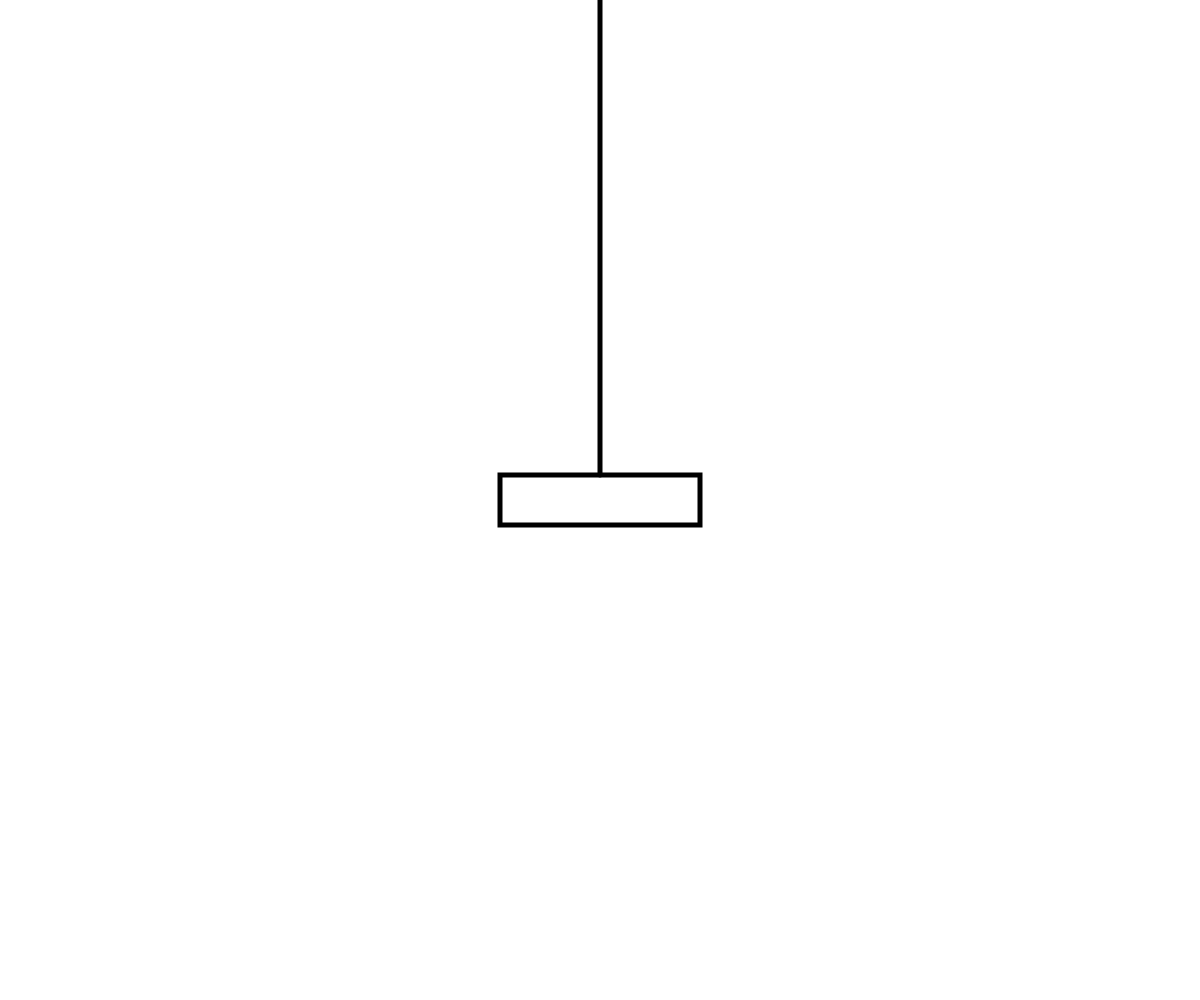
Frame 1 (no input)
Frame 60 (no input): identical to frame 1, image omitted
Frame 120 (the mouse pressed at the canvas centre since frame 60): identical to frame 1, image omitted

The p5.js sketch that drew this single still picture (run headless with seeded random() and noise() and a simulated clock; from frame 60 on, the mouse is pressed at the canvas centre):

// p5.js sketch
// ── sketch.js
let x = 200;
let y = 200;
let diameter = 200;
let dragging = false;

let returning = false;

let leftLimit;
let rightLimit;
let upperLimit;
let lowerLimit;
let startlerp = 0;

let confettiTimes = 0;

const resetTime = 250;

function setup() {
  createCanvas(window.innerWidth, window.innerHeight);
  rectMode(CENTER);
  leftLimit = 120;
  rightLimit = width - 120;
  upperLimit = 100;
  lowerLimit = height - 200;
  x = width / 2;
  y = height / 2;
}

function windowResized() {
  resizeCanvas(window.innerWidth, window.innerHeight);
  leftLimit = 120;
  rightLimit = width - 120;
  upperLimit = 100;
  lowerLimit = height - 200;
  x = width / 2;
  y = height / 2;
}

function draw() {

  let t = frameCount / 60; // update time
  background(255);

  if (returning) {
    let frac = (millis() - startlerp) / resetTime;
    if (frac < 1) y = lerp(lowerLimit - 100, upperLimit + 100, frac);
    else returning = false;
  }
  else {

    //if dragging is true
    //set x, y to mouseX, mouseY
    if (dragging) {
      x = lerp(x, constrain(mouseX, leftLimit, rightLimit), 0.1);
      y = lerp(y, constrain(mouseY, upperLimit, lowerLimit), 0.1);
    }

    if (y >= lowerLimit - 100) {
      returning = true;
      dragging = false;
      setTimeout(function obama() {
        dropConfetti();
        if (confettiTimes < 10) {
          setTimeout(obama, 200)
          confettiTimes++;
        } else {
          confettiTimes = 0;
        }
      }, 1)
      startlerp = millis();
    }

  }

  stroke(0);
  strokeWeight(5);
  dragging ? line(mouseX, 0, x, y - 25) : line(x, 0, x, y - 25);
  fill(0, 0, 0, 0);
  rect(x, y, 200, 50);

  for (let flake of flakes) {
    flake.update(t); // update snowflake position
    flake.display(); // draw snowflake
  }
} //end draw

/*when mouse is pressed, 
check if mouse is intersecting w/ circle */
function mousePressed() {
  //check if mouse is over the ellipse
  if (dist(x, y, mouseX, mouseY) < diameter / 2) {
    dragging = true;
  }
}

function mouseReleased() {
  dragging = false;
}

// <><><><><><><><><><><><><><><><><><><><><><><><><><><><><><><><><><><><><><><><><><><><><>
let flakes = []; // array to hold snowflake objects

function dropConfetti() {

  // create a random number of snowflakes each frame
  for (let i = 0; i < random(25); i++) {
    flakes.push(new Flake()); // append snowflake object
  }

  // loop through snowflakes with a for..of loop

}

// snowflake class
class Flake {

  constructor() {
    // initialize coordinates
    this.posX = 0;
    this.posY = random(-50, 0);
    this.initialangle = random(0, 2 * PI);
    this.size = random(4, 20);

    // radius of snowflake spiral
    // chosen so the snowflakes are uniformly spread out in area
    this.radius = sqrt(random(pow(width / 2, 2)));
    this.color = color(random(255));
  }

  update(time) {
    // x position follows a circle
    let w = 0.6; // angular speed
    let angle = w * time + this.initialangle;
    this.posX = width / 2 + this.radius * sin(angle);

    // different size snowflakes fall at slightly different y speeds
    this.posY += pow(this.size, 0.5);

    // delete snowflake if past end of screen
    if (this.posY > height) {
      let index = flakes.indexOf(this);
      flakes.splice(index, 1);
    }
  };

  display() {
    fill(this.color);
    noStroke();
    ellipse(this.posX, this.posY, this.size);
  };
}
